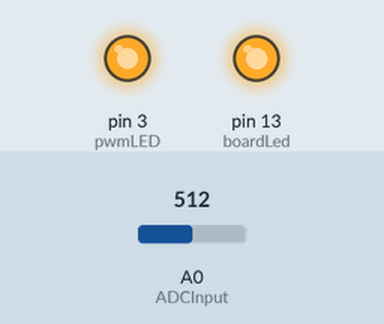
Bench run of a sketch on a simulated Arduino Uno, built with avr-gcc and run on an emulated ATmega328P. Shown: output pins drawn as LEDs (lit = HIGH). The test bench sets the inputs (shaded band); at power-on: A0 (ADCInput) = 512.

Above: at 1.2 s.
1.3 s: A0 (ADCInput) set to 610
At 2.5 s:
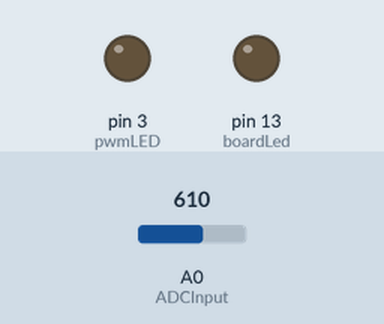
2.8 s: A0 (ADCInput) set to 590
At 3.8 s:
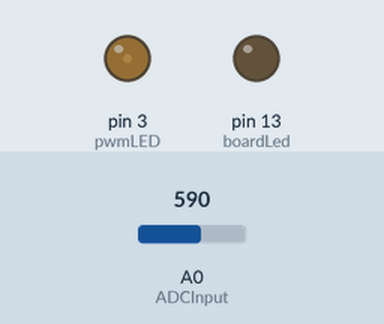
4.3 s: A0 (ADCInput) set to 306
At 5.0 s:
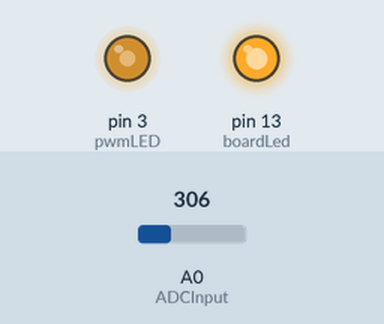
5.8 s: A0 (ADCInput) set to 122
At 6.1 s:
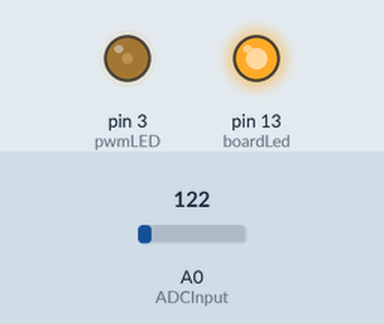
7.3 s: A0 (ADCInput) set to 0
At 8.5 s:
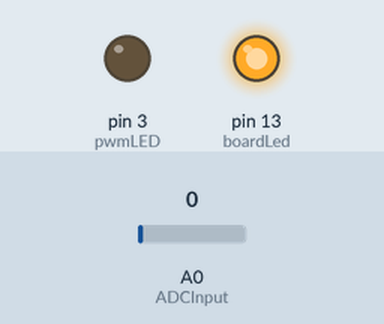
8.8 s: A0 (ADCInput) set to 716
At 9.6 s:
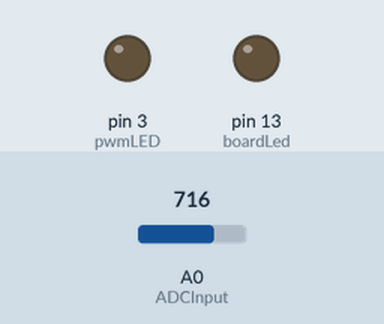
Timing chart, 0 to 11.3 s (numbered marks = the images above; inputs shaded):
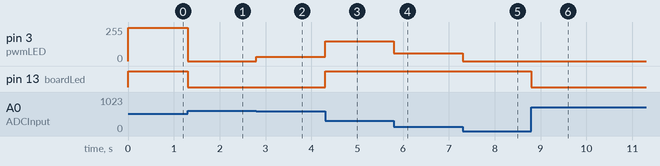

Measured:
- after the input at 1.3 s, pin 3 (pwmLED): 250/255 → 0/255 at once; pin 13 (boardLed): HIGH → LOW at once
- after the input at 2.8 s, pin 3 (pwmLED): 0/255 → 32/255 at once
- after the input at 4.3 s, pin 3 (pwmLED): 32/255 → 149/255 at once; pin 13 (boardLed): LOW → HIGH at once
- after the input at 5.8 s, pin 3 (pwmLED): 149/255 → 59/255 at once
- after the input at 7.3 s, pin 3 (pwmLED): 59/255 → 0/255 at once
- after the input at 8.8 s, pin 13 (boardLed): HIGH → LOW at once

The sketch:

______Knob__3_.ino
```cpp
#define pwmLED 3
#define boardLed 13
#define ADCInput 14

int value = 0;

void setup() {
 pinMode(pwmLED,OUTPUT);
 pinMode(boardLed,OUTPUT);
 pinMode(ADCInput,INPUT);
}

void loop() {
 value = analogRead(ADCInput);

 if(value > 512) {
 digitalWrite(boardLed,false);
 }else{
 digitalWrite(boardLed,true);
 }
 if(value < 600) {
  analogWrite(pwmLED,map(value,0,1023,0,500));
 }else{
  analogWrite(pwmLED,0);
 }
}
```
